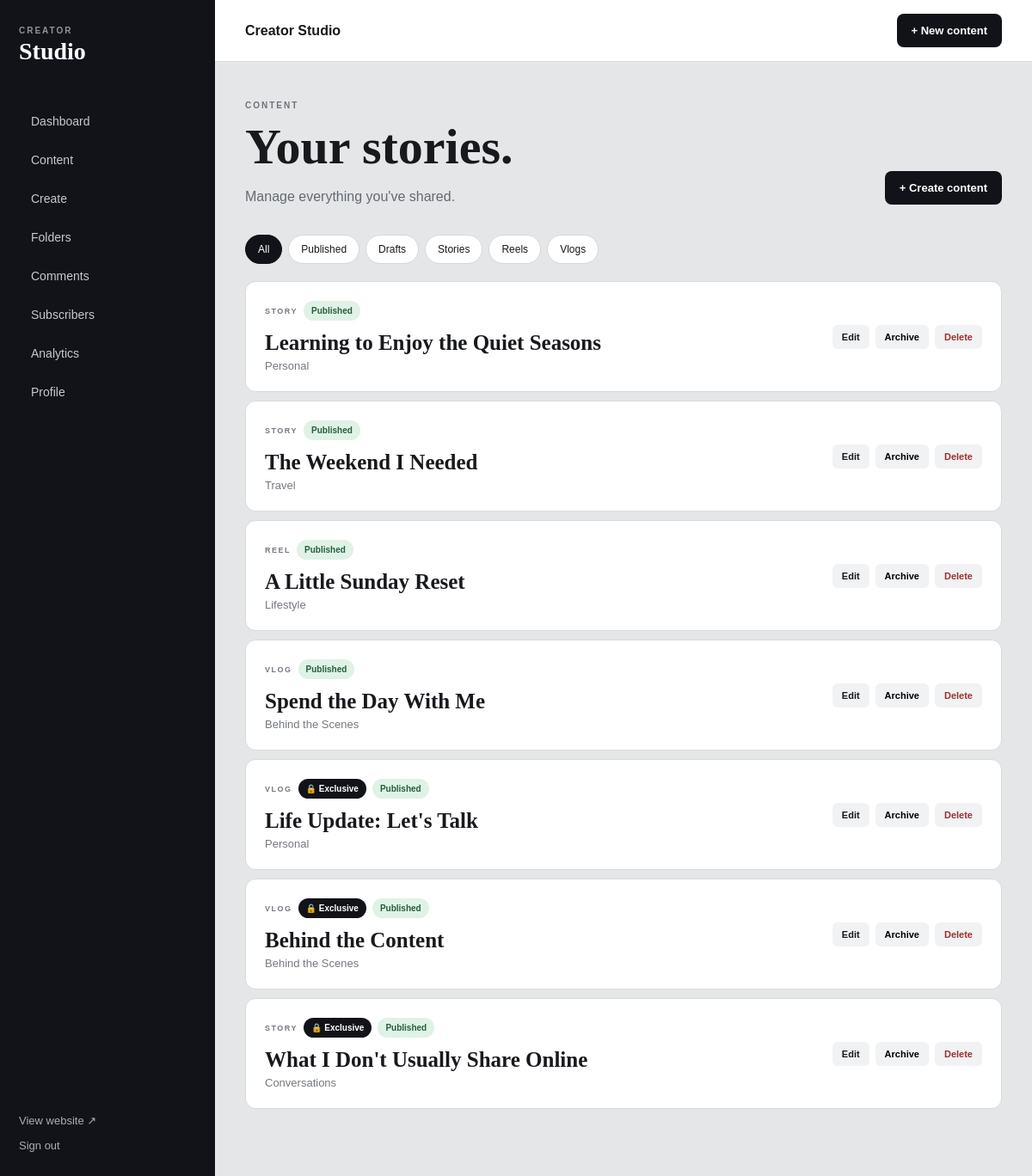
The app's page /admin/content (signed in) with its own data.
### models.py (models this page shows)
class ContentPost(db.Model):
    __tablename__ = "content_posts"
    id = db.Column(
        db.Integer,
        primary_key=True,
    )
    category_id = db.Column(
        db.Integer,
        db.ForeignKey(
            "content_categories.id",
            ondelete="SET NULL",
        ),
        nullable=True,
        index=True,
    )
    title = db.Column(
        db.String(200),
        nullable=False,
    )
    slug = db.Column(
        db.String(220),
        unique=True,
        nullable=False,
        index=True,
    )
    excerpt = db.Column(
        db.Text,
        nullable=True,
    )
    body = db.Column(
        db.Text,
        nullable=True,
    )
    cover_image_url = db.Column(
        db.Text,
        nullable=True,
    )
    content_type = db.Column(
        db.String(30),
        nullable=False,
        default="story",
        index=True,
    )
    access_level = db.Column(
        db.String(30),
        nullable=False,
        default="public",
        index=True,
    )
    status = db.Column(
        db.String(30),
        nullable=False,
        default="draft",
        index=True,
    )
    is_featured = db.Column(
        db.Boolean,
        default=False,
        nullable=False,
    )
    published_at = db.Column(
        db.DateTime(timezone=True),
        nullable=True,
        index=True,
    )
    created_at = db.Column(
        db.DateTime(timezone=True),
        default=utc_now,
        nullable=False,
    )
    updated_at = db.Column(
        db.DateTime(timezone=True),
        default=utc_now,
        onupdate=utc_now,
        nullable=False,
    )
    category = db.relationship(
        "ContentCategory",
        backref=db.backref(
            "posts",
            lazy=True,
        ),
    )

class ContentCategory(db.Model):
    __tablename__ = "content_categories"
    id = db.Column(
        db.Integer,
        primary_key=True,
    )
    name = db.Column(
        db.String(100),
        nullable=False,
    )
    slug = db.Column(
        db.String(120),
        unique=True,
        nullable=False,
        index=True,
    )
    description = db.Column(
        db.Text,
        nullable=True,
    )
    is_active = db.Column(
        db.Boolean,
        default=True,
        nullable=False,
    )
    display_order = db.Column(
        db.Integer,
        default=0,
        nullable=False,
    )
    created_at = db.Column(
        db.DateTime(timezone=True),
        default=utc_now,
        nullable=False,
    )

### routes/admin.py (the view, shortened to what this page needs)
@admin_bp.route(
    "/content"
)
@admin_required
def content_list():
    status = (
        request.args
        .get(
            "status",
            "",
        )
        .strip()
    )
    content_type = (
        request.args
        .get(
            "type",
            "",
        )
        .strip()
    )
    query = (
        ContentPost.query
    )
    if status in {
        "draft",
        "published",
        "archived",
    }:
        query = (
            query.filter_by(
                status=status
            )
        )
    posts = (
        query
        .order_by(
            ContentPost
            .created_at
            .desc()
        )
        .all()
    )
    return render_template(
        "admin/content_list.html",
        posts=posts,
        selected_status=status,
        selected_type=(
            content_type
        ),
    )

### routes/admin.py (called while the page is built, shortened)
def admin_required(view):
    @wraps(view)
    def wrapped_view(
        *args,
        **kwargs,
    ):
        admin_id = session.get(
            "admin_user_id"
        )
        admin = db.session.get(
            AdminUser,
            admin_id,
        )
        return view(
            *args,
            **kwargs,
        )
    return wrapped_view

### templates/admin/content_list.html (shortened to what this page needs)
{% extends "admin/base.html" %}
{% block content %}
<div class="page-heading split">
    <div>
        <span class="eyebrow">
            CONTENT
        </span>
        <h1>
            Your stories.
        </h1>
        <p>
            Manage everything you've shared.
        </p>
    </div>
    <a
        href="{{ url_for('admin.content_new') }}"
        class="primary-action"
    >
        + Create content
    </a>
</div>
<div class="filter-bar">
    <a
        href="{{ url_for('admin.content_list') }}"
        class="{% if not selected_status and not selected_type %}active{% endif %}"
    >
        All
    </a>
    <a
        href="{{ url_for(
            'admin.content_list',
            status='published'
        ) }}"
        class="{% if selected_status == 'published' %}active{% endif %}"
    >
        Published
    </a>
    <a
        href="{{ url_for(
            'admin.content_list',
            status='draft'
        ) }}"
        class="{% if selected_status == 'draft' %}active{% endif %}"
    >
        Drafts
    </a>
    <a
        href="{{ url_for(
            'admin.content_list',
            type='story'
        ) }}"
        class="{% if selected_type == 'story' %}active{% endif %}"
    >
        Stories
    </a>
    <a
        href="{{ url_for(
            'admin.content_list',
            type='reel'
        ) }}"
        class="{% if selected_type == 'reel' %}active{% endif %}"
    >
        Reels
    </a>
    <a
        href="{{ url_for(
            'admin.content_list',
            type='vlog'
        ) }}"
        class="{% if selected_type == 'vlog' %}active{% endif %}"
    >
        Vlogs
    </a>
</div>
{% if posts %}
<div class="content-management-list">
    {% for post in posts %}
        <article class="management-card">
            <div class="management-main">
                <div class="management-labels">
                    <span class="content-type">
                        {{ post.content_type }}
                    </span>
                    {% if post.access_level == "subscriber" %}
                        <span class="badge exclusive">
                            🔒 Exclusive
                        </span>
                    {% endif %}
                    <span class="badge {{ post.status }}">
                        {{ post.status }}
                    </span>
                </div>
                <h2>
                    {{ post.title }}
                </h2>
                {% if post.category %}
                    <p>
                        {{ post.category.name }}
                    </p>
                {% endif %}
            </div>
            <div class="management-actions">
                <a
                    href="{{ url_for(
                        'admin.content_edit',
                        post_id=post.id
                    ) }}"
                >
                    Edit
                </a>
                {% if post.status != "archived" %}
                    <form
                        method="POST"
                        action="{{ url_for(
                            'admin.content_archive',
                            post_id=post.id
                        ) }}"
                    >
                        <button type="submit">
                            Archive
                        </button>
                    </form>
                {% endif %}
                <form
                    method="POST"
                    action="{{ url_for(
                        'admin.content_delete',
                        post_id=post.id
                    ) }}"
                    onsubmit="
                        return confirm(
                            'Delete this content permanently?'
                        );
                    "
                >
                    <button
                        type="submit"
                        class="danger-action"
                    >
                        Delete
                    </button>
                </form>
            </div>
        </article>
    {% endfor %}
</div>
{% endif %}
{% endblock %}

### templates/admin/base.html (shortened to what this page needs)
<!DOCTYPE html>
<html lang="en">
<head>
    <link
        rel="stylesheet"
        href="{{ url_for('static', filename='css/admin.css') }}"
    >
</head>
<body>
<div class="admin-shell">
    <aside class="sidebar">
        <div>
            <a
                href="{{ url_for('admin.dashboard') }}"
                class="studio-brand"
            >
                <span>
                    CREATOR
                </span>
                <strong>
                    Studio
                </strong>
            </a>
            <nav class="sidebar-nav">
                <a href="{{ url_for('admin.dashboard') }}">
                    Dashboard
                </a>
                <a href="{{ url_for('admin.content_list') }}">
                    Content
                </a>
                <a href="{{ url_for('admin.content_new') }}">
                    Create
                </a>
                <a href="{{ url_for('admin.categories') }}">
                    Folders
                </a>
                <a href="{{ url_for('admin.comments') }}">
                    Comments
                </a>
                <a href="{{ url_for('admin.subscribers') }}">
                    Subscribers
                </a>
                <a href="#">
                    Analytics
                </a>
                <a href="{{ url_for('admin.profile') }}">
                    Profile
                </a>
            </nav>
        </div>
        <div class="sidebar-bottom">
            <a
                href="{{ url_for('public.home') }}"
                target="_blank"
            >
                View website ↗
            </a>
            <form
                method="POST"
                action="{{ url_for('admin.logout') }}"
            >
                <button type="submit">
                    Sign out
                </button>
            </form>
        </div>
    </aside>
    <div class="admin-main">
        <header class="admin-topbar">
            <div>
                <span class="mobile-brand">
                    Creator Studio
                </span>
            </div>
            <a
                href="{{ url_for('admin.content_new') }}"
                class="create-button"
            >
                + New content
            </a>
        </header>
        <main class="admin-content">
            {% block content %}
            {% endblock %}
        </main>
    </div>
</div>
</body>
</html>

### static/css/admin.css (style rules this page uses)
* { box-sizing: border-box; }
body { margin: 0; background: #e4e6e8; color: #17191d; font-family: Arial, Helvetica, sans-serif; }
a { color: inherit; text-decoration: none; }
button, input, textarea, select { font: inherit; }
.admin-shell { min-height: 100vh; display: grid; grid-template-columns: 250px 1fr; }
.sidebar { position: fixed; inset: 0 auto 0 0; width: 250px; padding: 30px 22px; background: #111318; color: white; display: flex; flex-direction: column; justify-content: space-between; }
.studio-brand { display: block; margin-bottom: 45px; }
.studio-brand span { display: block; color: #8f959d; font-size: 10px; font-weight: bold; letter-spacing: 2px; }
.studio-brand strong { display: block; margin-top: 3px; font-family: Georgia, serif; font-size: 28px; }
.sidebar-nav { display: flex; flex-direction: column; gap: 5px; }
.sidebar-nav a { padding: 12px 14px; border-radius: 9px; color: #c6c9ce; font-size: 14px; }
.sidebar-bottom { display: flex; flex-direction: column; gap: 14px; font-size: 13px; }
.sidebar-bottom a { color: #aaaeb5; }
.sidebar-bottom form { margin: 0; }
.sidebar-bottom button { padding: 0; background: none; border: 0; color: #aaaeb5; cursor: pointer; }
.admin-main { grid-column: 2; min-width: 0; }
.admin-topbar { height: 72px; padding: 0 35px; background: white; border-bottom: 1px solid #d8dade; display: flex; align-items: center; justify-content: space-between; }
.mobile-brand { font-weight: bold; }
.create-button, .primary-action { padding: 12px 17px; background: #111318; color: white; border-radius: 8px; font-size: 13px; font-weight: bold; }
.admin-content { max-width: 1400px; margin: auto; padding: 45px 35px 80px; }
.page-heading { margin-bottom: 35px; }
.page-heading.split { display: flex; justify-content: space-between; align-items: flex-end; gap: 30px; }
.eyebrow { display: block; margin-bottom: 9px; color: #6e737a; font-size: 10px; font-weight: bold; letter-spacing: 2px; }
.page-heading h1 { margin: 0; font-family: Georgia, serif; font-size: clamp(38px, 5vw, 58px); }
.page-heading p { margin-bottom: 0; color: #656a71; }
.content-type { color: #747981; font-size: 9px; font-weight: bold; letter-spacing: 1.5px; text-transform: uppercase; }
.badge { padding: 6px 9px; background: #eceef0; border-radius: 999px; font-size: 10px; font-weight: bold; text-transform: capitalize; }
.badge.published { background: #dff2e6; color: #25603b; }
.badge.exclusive { background: #111318; color: white; }
.filter-bar { margin-bottom: 20px; display: flex; flex-wrap: wrap; gap: 7px; }
.filter-bar a { padding: 9px 14px; background: white; border: 1px solid #d5d8dc; border-radius: 999px; font-size: 12px; }
.filter-bar a.active { background: #111318; color: white; border-color: #111318; }
.content-management-list { display: grid; gap: 10px; }
.management-card { padding: 22px; background: white; border: 1px solid #d7dade; border-radius: 12px; display: flex; justify-content: space-between; gap: 25px; }
.management-labels { display: flex; align-items: center; gap: 7px; }
.management-main h2 { margin: 12px 0 5px; font-family: Georgia, serif; font-size: 25px; }
.management-main p { margin: 0; color: #747980; font-size: 13px; }
.management-actions { display: flex; align-items: center; gap: 7px; flex-wrap: wrap; }
.management-actions form { margin: 0; }
.management-actions a, .management-actions button { padding: 8px 11px; background: #f1f2f3; border: 0; border-radius: 6px; font-size: 11px; font-weight: bold; cursor: pointer; }
.management-actions .danger-action { color: #9d3030; }

### records on screen
ContentPost: content_type "STORY", status "Published", title "Learning to Enjoy the Quiet Seasons", category.name "Personal"
ContentPost: content_type "STORY", status "Published", title "The Weekend I Needed", category.name "Travel"
ContentPost: content_type "REEL", status "Published", title "A Little Sunday Reset", category.name "Lifestyle"
ContentPost: content_type "VLOG", status "Published", title "Spend the Day With Me", category.name "Behind the Scenes"
ContentPost: content_type "VLOG", access_level "🔒 Exclusive", status "Published", title "Life Update: Let's Talk", category.name "Personal"
ContentPost: content_type "VLOG", access_level "🔒 Exclusive", status "Published", title "Behind the Content", category.name "Behind the Scenes"
ContentPost: content_type "STORY", access_level "🔒 Exclusive", status "Published", title "What I Don't Usually Share Online", category.name "Conversations"
